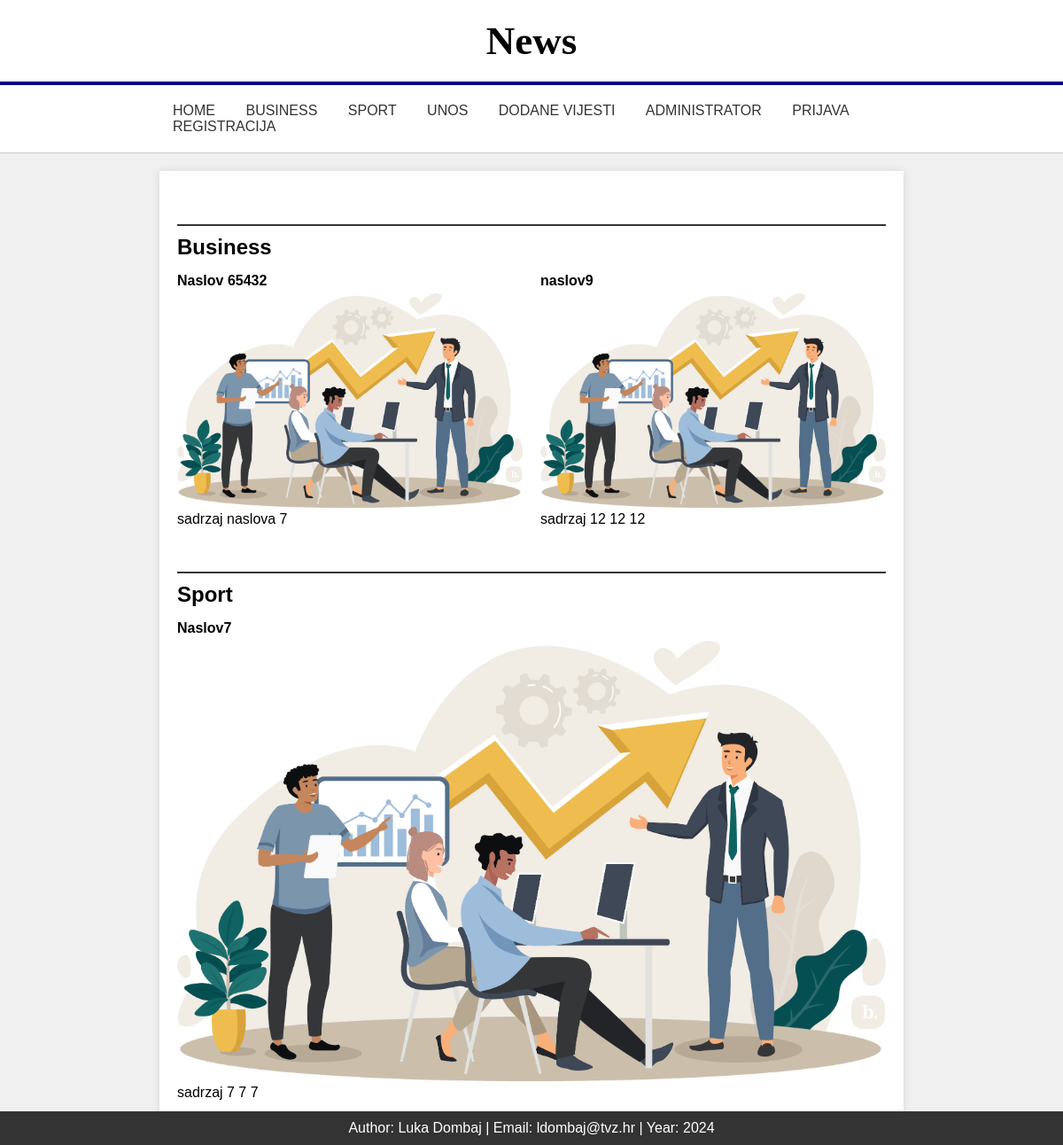
The page / on the database its author committed.
### tables this page shows
CREATE TABLE `news` (
  `id` int(11) NOT NULL,
  `naslov` varchar(255) NOT NULL,
  `sazetak` text NOT NULL,
  `sadrzaj` text NOT NULL,
  `kategorija` varchar(50) NOT NULL,
  `arhivirano` tinyint(1) NOT NULL,
  `slika_url` varchar(255) NOT NULL
);

### index.php (the view, shortened to what this page needs)
<!DOCTYPE html>
<html lang="hr">
<head>
    <link rel="stylesheet" href="style.css">
</head>
<body>
    <header>
        <h1>News</h1>
        <hr class="blue-line">
        <nav>
            <ul>
                <li><a href="index.html">HOME</a></li>
                <li><a href="business_category.html">BUSINESS</a></li>
                <li><a href="sport_category.html">SPORT</a></li>
                <li><a href="unos.html">UNOS</a></li>
                <li><a href="index.php">DODANE VIJESTI</a></li>
                <li><a href="administrator.php">ADMINISTRATOR</a></li>
                <li><a href="login.php">PRIJAVA</a></li>
                <li><a href="registracija.php">REGISTRACIJA</a></li>
            </ul>
        </nav>
    </header>
    <div class="main-container">
        <main>
            <section class="Business" id="business-section">
                <h2>Business</h2>
                <div class="news">
                    <?php
                    $servername = "localhost";
                    $username = "root";
                    $password = "";
                    $database = "news";
                    $port = 3307;
                    $dbc = new mysqli($servername, $username, $password, $database, $port);
                    $sql = "SELECT * FROM news WHERE kategorija = 'Business' AND arhivirano = 0";
                    $result = $dbc->query($sql);
                    if ($result->num_rows > 0) {
                        while ($row = $result->fetch_assoc()) {
                            echo '<article>';
                            echo '<a href="clanak.php?id=' . $row['id'] . '">';
                            echo '<h4>' . htmlspecialchars($row['naslov']) . '</h4>';
                            echo '<img src="' . htmlspecialchars($row['slika_url']) . '" alt="Business">';
                            echo '<p>' . htmlspecialchars($row['sazetak']) . '</p>';
                            echo '</a>';
                            echo '</article>';
                        }
                    } else {
                        echo "Nema news za prikaz.";
                    }
                    ?>
                </div>
            </section>
            <section class="Sport" id="sport-section">
                <h2>Sport</h2>
                <div class="news">
                    <?php
                    $dbc = new mysqli($servername, $username, $password, $database, $port);
                    $sql = "SELECT * FROM news WHERE kategorija = 'Sport' AND arhivirano = 0";
                    $result = $dbc->query($sql);
                    if ($result->num_rows > 0) {
                        while ($row = $result->fetch_assoc()) {
                            echo '<article>';
                            echo '<a href="clanak.php?id=' . $row['id'] . '">';
                            echo '<h4>' . htmlspecialchars($row['naslov']) . '</h4>';
                            echo '<img src="' . htmlspecialchars($row['slika_url']) . '" alt="Sport">';
                            echo '<p>' . htmlspecialchars($row['sazetak']) . '</p>';
                            echo '</a>';
                            echo '</article>';
                        }
                    } else {
                        echo "Nema news za prikaz.";
                    }
                    ?>
                </div>
            </section>
        </main>
    </div>
    <footer>
        <p>Author: Luka Dombaj | Email: ldombaj@tvz.hr | Year: 2024</p>
    </footer>
</body>
</html>

### style.css (style rules this page uses)
* { box-sizing: border-box; margin: 0; padding: 0; }
body { font-family: Arial, sans-serif; background-color: #f0f0f0; }
header { padding-top: 20px; padding-bottom: 20px; text-align: center; border-bottom: 1px solid #ccc; background-color: #fff; }
header h1 { margin-bottom: 10px; font-size: 45px; font-family: 'Times New Roman'; }
.blue-line { border: none; height: 4px; background-color: darkblue; margin-top: 20px; margin-bottom: 20px; }
header nav { width: 70%; margin: 0 auto; text-align: left; }
nav ul { list-style: none; padding: 0; }
nav ul li { display: inline; margin: 0 15px; }
nav ul li a { text-decoration: none; color: #333; }
.main-container { background-color: #fff; width: 70%; margin: 20px auto; padding: 20px; box-shadow: 0 0 10px rgba(0, 0, 0, 0.1); }
main { width: 100%; }
section { margin-top: 40px; }
#business-section h2 { border-top: 2px solid #333; padding-top: 10px; margin-top: 20px; }
#sport-section h2 { border-top: 2px solid #333; padding-top: 10px; margin-top: 20px; }
.news { display: flex; flex-wrap: wrap; gap: 20px; }
.news article { flex: 1 1 25%; background: #fff; padding-top: 10px; padding-bottom: 10px; text-align: left; }
.news article h4 { text-align: left; padding-top: 5px; padding-bottom: 5px; }
.news article img { width: 100%; height: auto; }
footer { background: #333; color: #fff; text-align: center; padding: 10px; bottom: 0; width: 100%; position: fixed; }
a { text-decoration: none; color: #000; }

### rows shown on the page
news: naslov "Naslov 65432", slika_url (picture), sazetak "sadrzaj naslova 7"
news: naslov "naslov9", slika_url (picture), sazetak "sadrzaj 12 12 12"
news: naslov "Naslov7", slika_url (picture), sazetak "sadrzaj 7 7 7"
